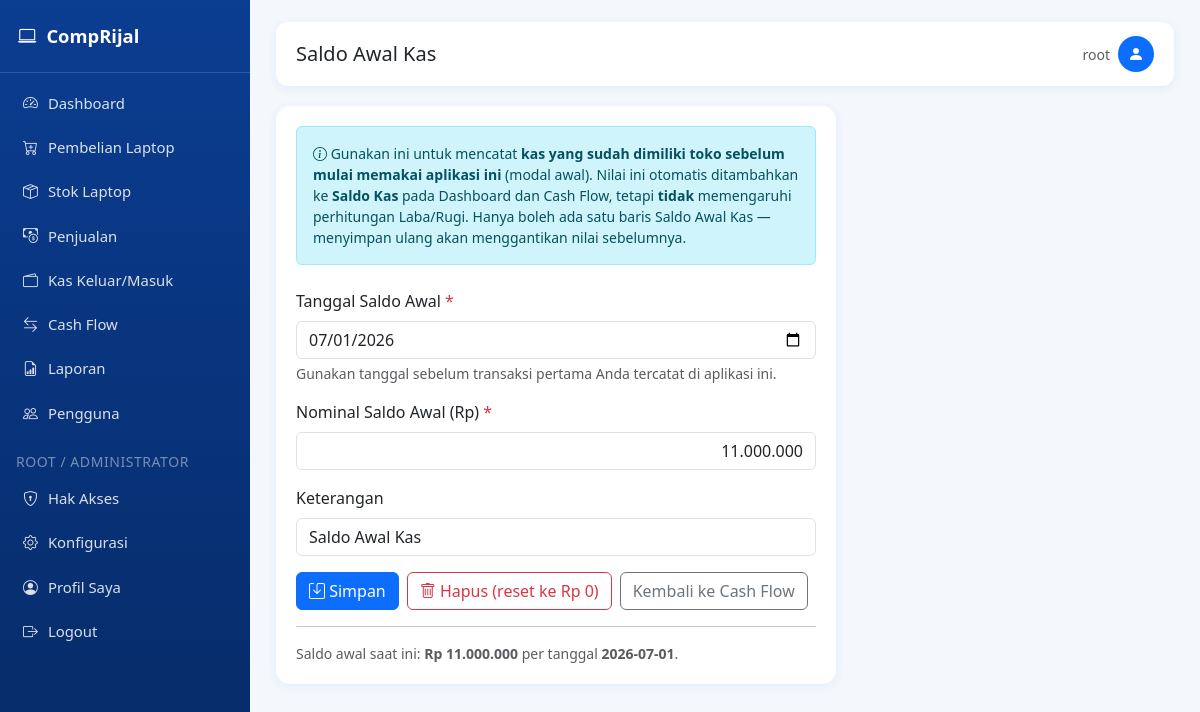
Page /cashflow/saldo-awal (signed in) on the earlier database version.
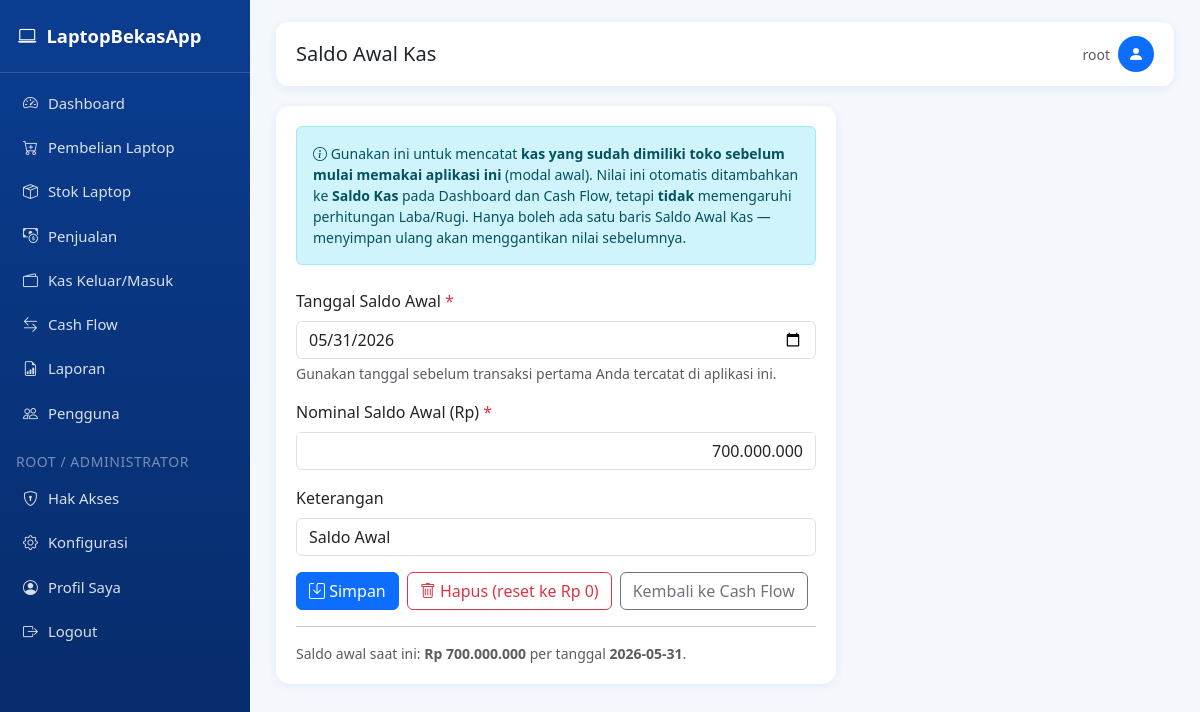
Same page on the later database version.
### tables this page shows
CREATE TABLE settings (
            key TEXT PRIMARY KEY,
            value TEXT
        );

CREATE TABLE cashflow (
            id INTEGER PRIMARY KEY AUTOINCREMENT,
            tanggal TEXT NOT NULL,
            keterangan TEXT,
            tipe TEXT NOT NULL,
            nominal REAL DEFAULT 0,
            ref_type TEXT,
            ref_id INTEGER,
            created_at TEXT DEFAULT CURRENT_TIMESTAMP
        );

### app.py (the view, shortened to what this page needs)
@app.route("/cashflow/saldo-awal", methods=["GET", "POST"])
@page_required("cashflow")
def saldo_awal_kas():
    conn = get_db_connection()
    row = conn.execute(
        """
        SELECT *
        FROM cashflow
        WHERE ref_type='saldo_awal_kas'
        LIMIT 1
        """
    ).fetchone()
    conn.close()
    return render_template(
        "saldo_awal.html",
        row=row
    )

### app.py (called while the page is built)
def page_required(page_key):
    def wrapper(f):
        @wraps(f)
        def decorated(*args, **kwargs):
            if "user_id" not in session:
                flash("Silakan login terlebih dahulu.", "warning")
                return redirect(url_for("login"))
            if not has_page_access(session["user_id"], session.get("role"), page_key):
                flash("Anda tidak memiliki hak akses ke halaman ini. Hubungi administrator.", "danger")
                return redirect(url_for("dashboard"))
            return f(*args, **kwargs)
        return decorated
    return wrapper

def can_access_page(page_key: str) -> bool:
    if "user_id" not in session:
        return False
    if page_key in {"konfigurasi", "hak_akses"}:
        return session.get("role") in ("root", "administrator")
    return has_page_access(session["user_id"], session.get("role"), page_key)

@app.context_processor
def inject_globals():
    return {
        "rp": reports.rp,
        "current_year": datetime.now().year,
        "now_date": datetime.now().strftime("%Y-%m-%d"),
        "app_settings": get_all_settings(),
        "can_access_page": can_access_page,
    }

### templates/saldo_awal.html (shortened to what this page needs)
{% extends "base.html" %}
{% block page_title %}Saldo Awal Kas{% endblock %}
{% block content %}
<div class="card-panel" style="max-width:560px;">
    <div class="alert alert-info small mb-4">
        <i class="bi bi-info-circle"></i>
        Gunakan ini untuk mencatat <b>kas yang sudah dimiliki toko sebelum mulai memakai
        aplikasi ini</b> (modal awal). Nilai ini otomatis ditambahkan ke <b>Saldo Kas</b> pada
        Dashboard dan Cash Flow, tetapi <b>tidak</b> memengaruhi perhitungan Laba/Rugi.
        Hanya boleh ada satu baris Saldo Awal Kas &mdash; menyimpan ulang akan
        menggantikan nilai sebelumnya.
    </div>
    <form method="POST">
        <div class="mb-3">
            <label class="form-label">Tanggal Saldo Awal <span class="text-danger">*</span></label>
            <input type="date" name="tanggal" class="form-control" required
                   value="{{ row.tanggal if row else now_date }}">
            <div class="form-text">Gunakan tanggal sebelum transaksi pertama Anda tercatat di aplikasi ini.</div>
        </div>
        <div class="mb-3">
            <label class="form-label">Nominal Saldo Awal (Rp) <span class="text-danger">*</span></label>
        <input type="text"
                name="nominal"
                class="form-control input-rupiah"
                required
                value="{{ row.nominal|int if row else 0 }}">
        </div>
        <div class="mb-3">
            <label class="form-label">Keterangan</label>
            <input type="text" name="keterangan" class="form-control"
                   value="{{ row.keterangan if row else 'Saldo Awal Kas' }}">
        </div>
        <div class="d-flex gap-2">
            <button type="submit" class="btn btn-primary"><i class="bi bi-save"></i> Simpan</button>
            {% if row %}
            <form method="POST" action="{{ url_for('saldo_awal_kas_hapus') }}" onsubmit="return confirmDelete(this)">
                <button class="btn btn-outline-danger"><i class="bi bi-trash"></i> Hapus (reset ke Rp 0)</button>
            </form>
            {% endif %}
            <a href="{{ url_for('cashflow_view') }}" class="btn btn-outline-secondary">Kembali ke Cash Flow</a>
        </div>
    </form>
    {% if row %}
    <hr>
    <p class="text-muted small mb-0">
        Saldo awal saat ini: <b>{{ rp(row.nominal) }}</b> per tanggal <b>{{ row.tanggal }}</b>.
    </p>
    {% endif %}
</div>
{% endblock %}

### templates/base.html (shortened to what the changed rows need)
<!DOCTYPE html>
<html lang="id">
<head>
    <link href="{{ url_for('static', filename='css/bootstrap.min.css') }}" rel="stylesheet">
    <link href="{{ url_for('static', filename='css/bootstrap-icons.css') }}" rel="stylesheet">
    <link href="{{ url_for('static', filename='css/style.css') }}" rel="stylesheet">
</head>
<body>
    <nav class="sidebar" id="sidebar">
        <div class="brand">
            <i class="bi bi-laptop"></i>
            <span>{{ app_settings.app_title }}</span>
        </div>
    </nav>
    <div class="main-content">
        {% block content %}{% endblock %}
    </div>
</body>
</html>

Differences in the rows shown:
no longer on this page (row edited): cashflow: tanggal "07/01/2026", nominal "11.000.000", keterangan "Saldo Awal Kas", nominal "Rp 11.000.000", tanggal "2026-07-01"
changed settings: app_title "CompRijal" → "LaptopBekasApp"
added cashflow: tanggal "05/31/2026", nominal "700.000.000", keterangan "Saldo Awal", nominal "Rp 700.000.000", tanggal "2026-05-31"
